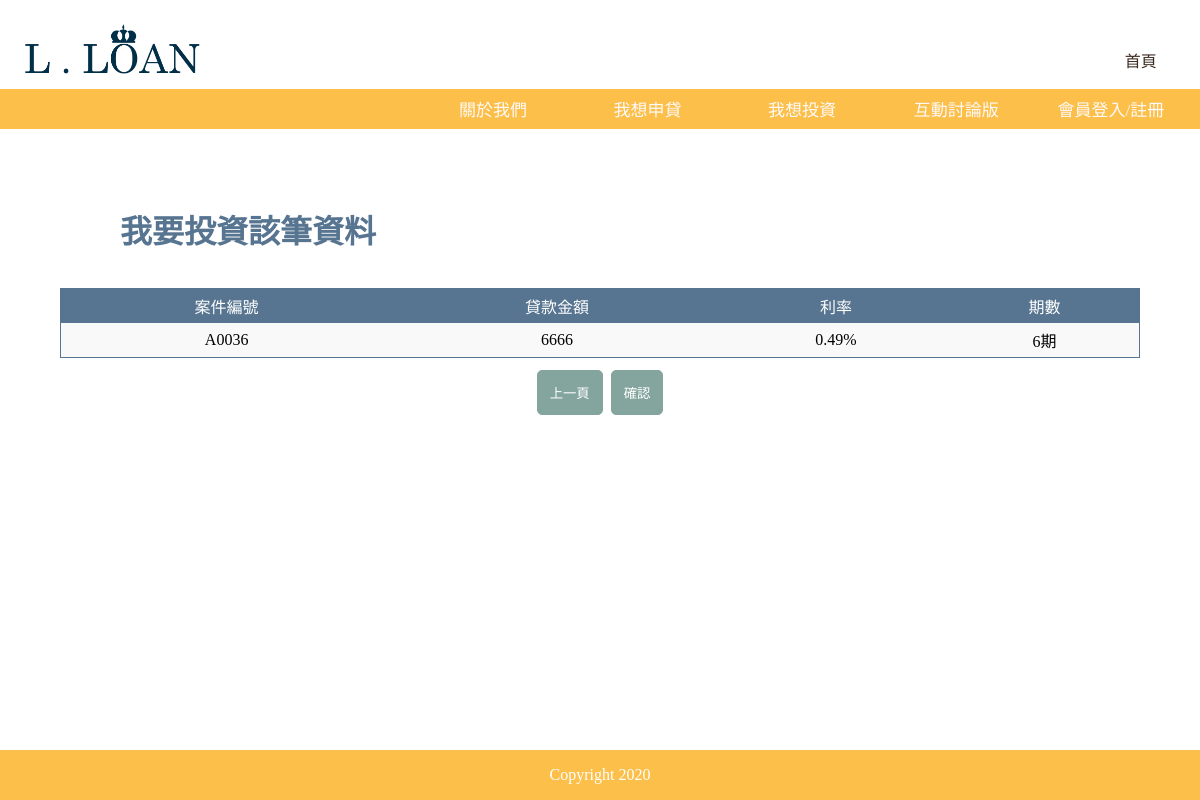
Page /invest1.php?lId=36 (signed in) on the committed database.
### tables this page shows
CREATE TABLE `loan` (
  `lId` int(11) NOT NULL,
  `mId` int(11) NOT NULL,
  `reason` text NOT NULL,
  `description` text NOT NULL,
  `loan` int(11) NOT NULL,
  `period` text NOT NULL,
  `iRate` float NOT NULL,
  `cRate` text NOT NULL,
  `status` int(11) NOT NULL,
  `imId` int(11) NOT NULL,
  `progress` int(11) NOT NULL,
  `startTime` int(11) NOT NULL,
  `endTime` int(11) NOT NULL,
  `ban` int(11) NOT NULL
);

### invest1.php (the view, shortened to what this page needs)
<?php
include("connMysql.php");
$lId = $_GET['lId'];
$sql_query = "SELECT * FROM loan WHERE lId='$lId'";
$result = mysqli_query($db_link, $sql_query);
?>
<!DOCTYPE html>
<html>
<head>
</head>
<body>
	<div class="full">
		<div id="header">
			<div class="img"><a href="LLoan_main.php"><img src="Logo.png" width="15%"></a>
				<div class="hh">
					<a href="./LLoan_main.php" style="text-decoration:none;color:#3c2a1e">首頁</a>&nbsp;&nbsp;
				</div>
			</div>
			<div id="nav">
				<ul>
					<li class="dropdown"><a href="#" class="dropbtn">互動討論版</a>
					</li>
					<li class="dropdown"><a href="#" class="dropbtn">我想投資</a>
					</li>
					<li class="dropdown"><a href="" class="dropbtn">我想申貸</a>
					</li>
					<li class="dropdown"><a href="#" class="dropbtn">關於我們</a>
					</li>
				</ul>
			</div>
		</div>
		<br><br><br>
		<div style="width:100%; height:152px; float:left"></div>
		<p style="margin-top:5%;margin-left:10%;margin-bottom:3%;font-size:2em;color:#577590"><strong>我要投資該筆資料</strong></p>
		<div class="content" align='center'>
			<table class="member">
				<tr>
					<td class="thead">案件編號</td>
					<td class="thead">貸款金額</td>
					<td class="thead">利率</td>
					<td class="thead">期數</td>
					<?php while ($row = mysqli_fetch_assoc($result)) { ?>
				<tr>
					<td class="data">A00<?php echo $row['lId'] ?></td>
					<td class="data"><?php echo $row['loan'] ?></td>
					<td class="data"><?php echo $row['iRate'] ?>%</td>
					<td class="data"><?php echo $row['period'] . '期' ?></td>
				</tr>
			<?php } ?>
			</tr>
			</table>
			<a href=wannainvest.php><button class="wi">上一頁</button></a>&nbsp;&nbsp;<a href=invest.php?lId=<?php echo $lId ?>><button class="wi">確認</button></a>
		</div>
		<div style="width:100%; height:50px"></div>
		<div class="footer">
			<p>Copyright 2020</p>
		</div>
	</div>
</body>
</html>

### LLoan.css (style rules this page uses)
* { padding:0; margin:0; font-style:normal; }
#header { height:152px; width:100%; background-color:#FFFFFF; position: fixed; top:0px; left: 0px; z-index: 3; }
.img { width:98%; margin-left:2%; padding-top:2%; }
.hh { float:right; margin-top:2%; margin-right:3%; color:#264653; font-family:'Noto Serif TC', serif; font-size:100%; }
#nav { width:100%; height:43px; position: absolute; z-index: 2; }
ul { overflow:hidden; background-color:#FCBF49; padding-right:1%; }
li { float:right; width:13%; list-style-type: none; }
li a, .dropbtn { display:block; padding:5% 0; text-align:center; text-decoration:none; color:#FFFAFA; font-family:'Noto Serif TC', serif; font-size:17px; }
li.dropdown { display: inline-block; background-color:#FCBF49; }
.content { margin-top:0px; width:100%; min-height: 100%; }
.thead { font-family: 'Noto Serif TC', serif; color: aliceblue; background-color: #577590; float:middle; font-size:100%; text-align:center; }
.member { font-family:'Noto Serif TC', serif; margin-left:0px; border-radius:5px; background-color:#577590; border-collapse:collapse; margin-bottom:1%; border:1px solid #577590; text-align:center; color:white; width:90%; }
.member .thead { background-color:#577590; color:white; padding:5px; }
.data { background-color:#FAF9F9; color:black; padding:5px; }
.wi { border-radius:5px; background-color:#84A59D; padding:1%; color:white; border:1px solid #84A59D; font-family:'Noto Serif TC', serif; }
.footer { display:block; clear:both; line-height:50px; text-align:center; color:white; width: 100%; height:50px; bottom:0px; left:0px; background: #FCBF49; overflow: hidden; position: fixed; }
@media screen and (max-width:1279px) and (min-width:761px) { body { font-size:medium; } }

### rows in the picture
loan: lId "36", loan "6666", iRate "0.49", period "6"
